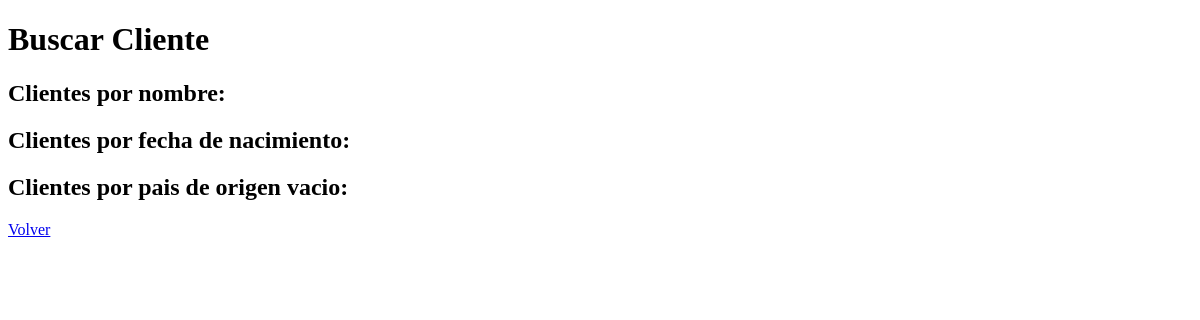
Before: /cliente/busqueda with the older database file.
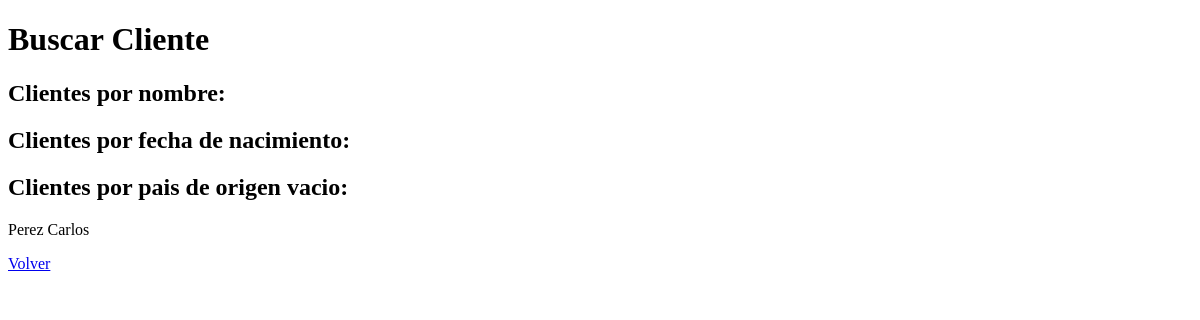
After: the same page with the newer database file.
### apps/cliente/models.py (models this page shows)
class Cliente(models.Model): #! BASE DE DATOS DESPUES DE MIGRAR CON COMANDOS
    nombre = models.CharField(max_length=50)
    apellido = models.CharField(max_length=50)
    nacimiento = models.DateField()
    pais_origen_id = models.ForeignKey(Pais, on_delete=models.SET_NULL, null=True) #! SET_NULL PARA QUE NO SE BORRE EL REGISTRO DE TODOS SI ELIMINO SOLO UNO
    def __str__(self):
        return f"{self.apellido} {self.nombre}" #! PARA QUE ME DIGA EL NOMBRE y APELLIDO EN EL PANEL DE ADMIN DE DJANGO

### apps/cliente/views.py (the view)
# urls.py: path("busqueda", busqueda, name="busqueda"),
def busqueda(request: HttpRequest) -> HttpResponse:
    cliente_nombre = Cliente.objects.filter(nombre__contains="Valentin")
    cliente_nacimiento = Cliente.objects.filter(nacimiento__gt=date(2000,1,1))
    cliente_pais = Cliente.objects.filter(pais_origen_id=None)
    contexto = {"cliente_nombre": cliente_nombre,
                "cliente_nacimiento": cliente_nacimiento,
                "cliente_pais": cliente_pais}
    return render(request, "cliente/busqueda.html", contexto)

### apps/cliente/templates/cliente/busqueda.html (shortened to what this page needs)
{% extends 'Home/base.html' %}
{% block TITULO %}
    Buscar Cliente
{% endblock TITULO %}
{% block CONTENIDO %}
    <h2>Clientes por nombre:</h2>
    <h2>Clientes por fecha de nacimiento:</h2>
    <h2>Clientes por pais de origen vacio:</h2>
    {% for cliente in cliente_pais %}
        <p>{{ cliente }}</p>
    {% endfor %}
     <a href="{% url 'Home:home' %}">Volver</a>
{% endblock CONTENIDO %}

Changed rows visible on the page:
added Cliente: apellido+nombre "Perez Carlos"
